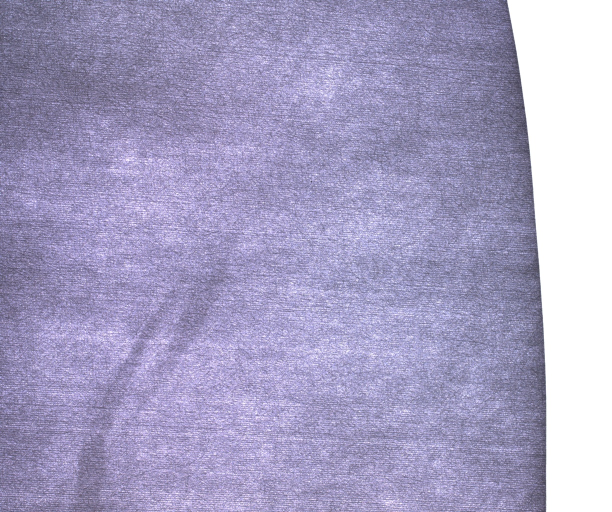
#> input picture defect_image/shadow/shadow10.jpg, 1224 x 1024 px (shown at 1/2 size); its folder holds only this picture in this run
$ python test.py
#> lines starting #> are read from the running program, lines starting #| are printed output that depends on the picture
import cv2
import numpy as np
import os
def empty(a):
    pass

def stackImages(scale,imgArray):
    rows = len(imgArray)
    cols = len(imgArray[0])
    # & 输出一个 rows * cols 的矩阵（imgArray）
    #print(rows,cols)
    # & 判断imgArray[0] 是不是一个list
    rowsAvailable = isinstance(imgArray[0], list)
    # & imgArray[][] 是什么意思呢？
    # & imgArray[0][0]就是指[0,0]的那个图片（我们把图片集分为二维矩阵，第一行、第一列的那个就是第一个图片）
    # & 而shape[1]就是width，shape[0]是height，shape[2]是channel
    width = imgArray[0][0].shape[1]
    height = imgArray[0][0].shape[0]

    # & 例如，我们可以展示一下是什么含义
    #cv2.imshow("img", imgArray[0][1])

    if rowsAvailable:
        for x in range (0, rows):
            for y in range(0, cols):
                # & 判断图像与后面那个图像的形状是否一致，若一致则进行等比例放缩；否则，先resize为一致，后进行放缩
                if imgArray[x][y].shape[:2] == imgArray[0][0].shape [:2]:
                    imgArray[x][y] = cv2.resize(imgArray[x][y], (0, 0), None, scale, scale)
                else:
                    imgArray[x][y] = cv2.resize(imgArray[x][y], (imgArray[0][0].shape[1], imgArray[0][0].shape[0]), None, scale, scale)
                # & 如果是灰度图，则变成RGB图像（为了弄成一样的图像）
                if len(imgArray[x][y].shape) == 2: imgArray[x][y]= cv2.cvtColor( imgArray[x][y], cv2.COLOR_GRAY2BGR)
        # & 设置零矩阵
        imageBlank = np.zeros((height, width, 3), np.uint8)
        hor = [imageBlank]*rows
        hor_con = [imageBlank]*rows
        for x in range(0, rows):
            hor[x] = np.hstack(imgArray[x])
        ver = np.vstack(hor)
    # & 如果不是一组照片，则仅仅进行放缩 or 灰度转化为RGB
    else:
        for x in range(0, rows):
            if imgArray[x].shape[:2] == imgArray[0].shape[:2]:
                imgArray[x] = cv2.resize(imgArray[x], (0, 0), None, scale, scale)
            else:
                imgArray[x] = cv2.resize(imgArray[x], (imgArray[0].shape[1], imgArray[0].shape[0]), None,scale, scale)
            if len(imgArray[x].shape) == 2: imgArray[x] = cv2.cvtColor(imgArray[x], cv2.COLOR_GRAY2BGR)
        hor= np.hstack(imgArray)
        ver = hor
    return ver

path = "./defect_image/shadow/"
# [9 lines of commented-out code are left out]


for root, dirs, files in os.walk(path):
    for file in files:
        oldFile = path + file
        img = cv2.imread(oldFile)
#> img is the input picture: shape (1024, 1224, 3); mean B, G, R 195.8, 160.6, 166.4
        # img = cv2.imread(path)
        imgHSV = cv2.cvtColor(img,cv2.COLOR_BGR2HSV)
#> imgHSV: shape (1024, 1224, 3); mean H, S, V 109.6, 48.5, 195.8
        # 鼠标点击响应事件
        #鼠标点选hsv图像，保存相应位置hsv参数，根据hsv参数提取颜色检测油污的同时，保证shadow不被检测出
        def getposHsv(event, x, y, flags, param):
            if event == cv2.EVENT_LBUTTONDOWN:
                print("HSV is", imgHSV[y, x])
                filename = 'dataoilyhsv.txt'
                with open(filename, 'a') as file_object:
                    file_object.write(str(imgHSV[y,x])+"\n")

        while(True):
            imgstack=stackImages(0.4,[[img,imgHSV]])
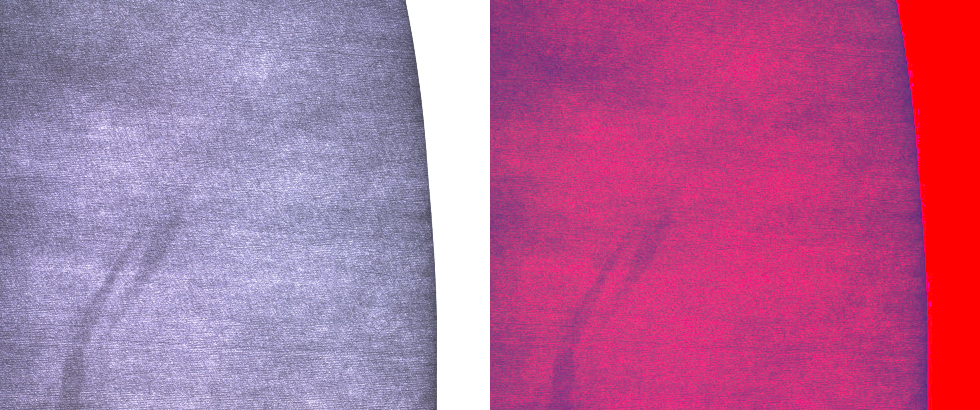
#> imgstack: shape (410, 980, 3); mean B, G, R 152.7, 104.5, 181
            cv2.imshow("imageHSV",imgstack)
            cv2.setMouseCallback("imageHSV", getposHsv)
            if cv2.waitKey(1) & 0xFF == 27:  # ESC退出
#> (key Esc is pressed here)
                break

        # [19 lines of commented-out code are left out]

$ run again, on defect_image/shadow/shadow15.jpg
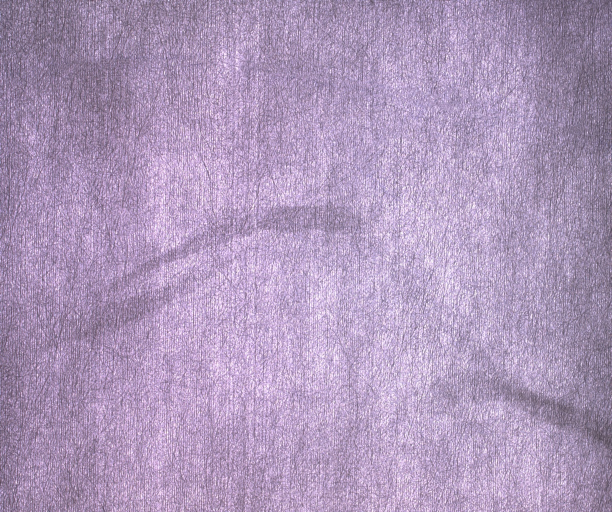
#> input picture defect_image/shadow/shadow15.jpg, 1224 x 1024 px (shown at 1/2 size)
#> img is the input picture: shape (1024, 1224, 3); mean B, G, R 187.1, 152.3, 173.9
#> imgHSV: shape (1024, 1224, 3); mean H, S, V 138.8, 48.3, 187.1
#> `imgstack=stackImages(0.4,[[img,imgHSV]])`:
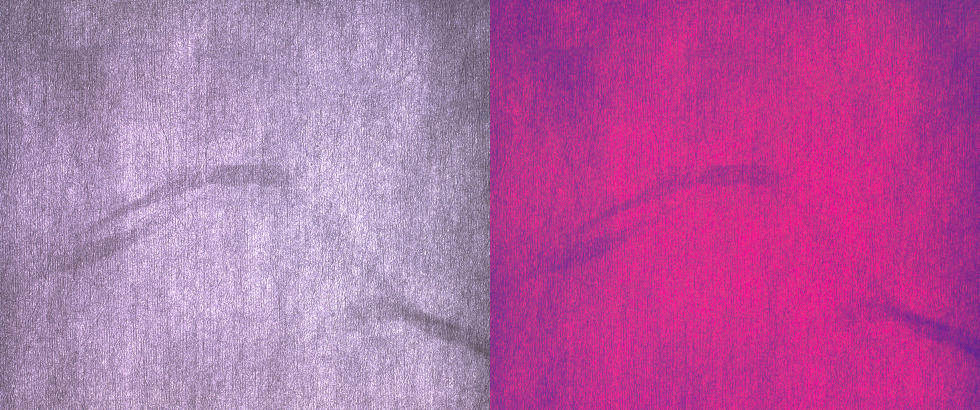
#> imgstack: shape (410, 980, 3); mean B, G, R 162.8, 100.2, 180.4

$ run again, on defect_image/shadow/shadow31.jpg
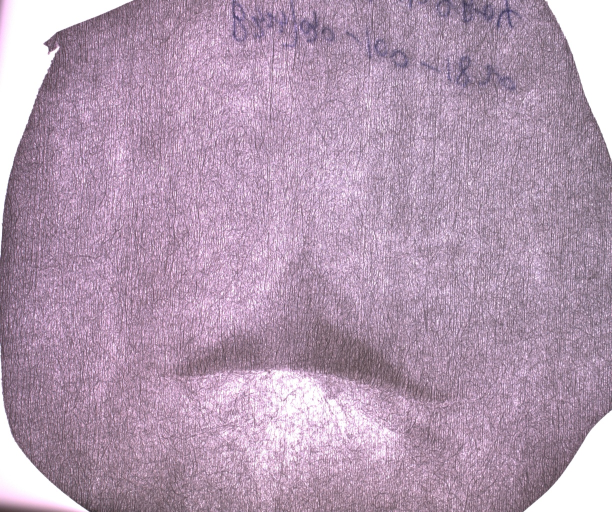
#> input picture defect_image/shadow/shadow31.jpg, 1224 x 1024 px (shown at 1/2 size)
#> img is the input picture: shape (1024, 1224, 3); mean B, G, R 176.5, 153.2, 178.9
#> imgHSV: shape (1024, 1224, 3); mean H, S, V 144, 39.5, 179.6
#> `imgstack=stackImages(0.4,[[img,imgHSV]])`:
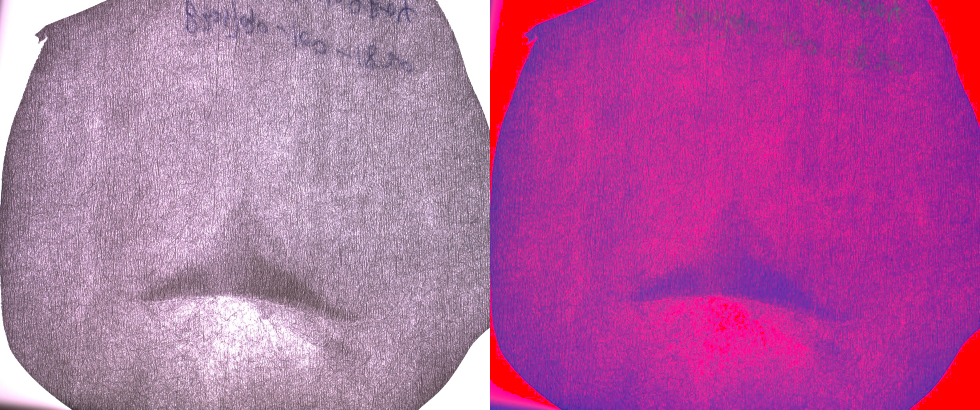
#> imgstack: shape (410, 980, 3); mean B, G, R 160.2, 96.3, 179.2

$ run again, on defect_image/shadow/shadow39.jpg
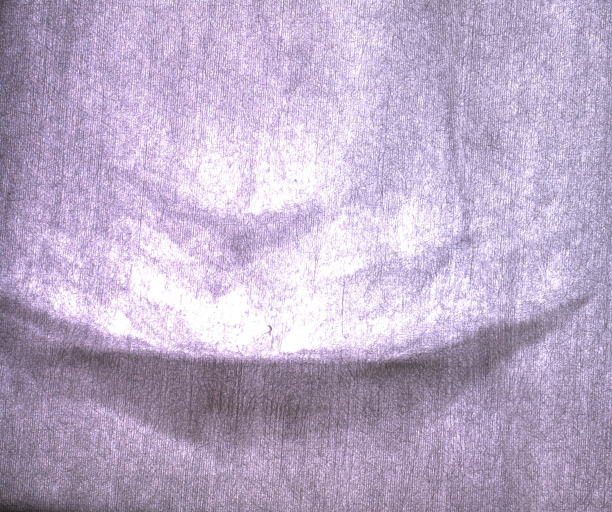
#> input picture defect_image/shadow/shadow39.jpg, 1224 x 1024 px (shown at 1/2 size)
#> img is the input picture: shape (1024, 1224, 3); mean B, G, R 200, 171.5, 187.4
#> imgHSV: shape (1024, 1224, 3); mean H, S, V 136.2, 37.9, 200.1
#> `imgstack=stackImages(0.4,[[img,imgHSV]])`:
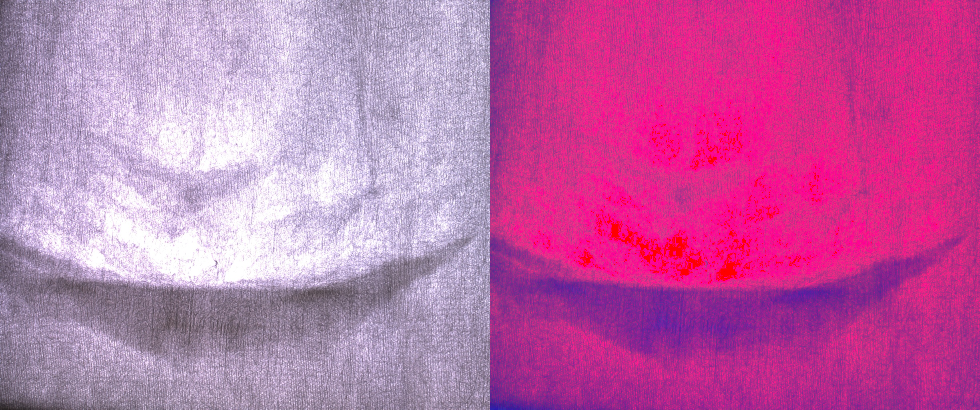
#> imgstack: shape (410, 980, 3); mean B, G, R 168, 104.6, 193.6

$ run again, on defect_image/shadow/shadow11.jpg
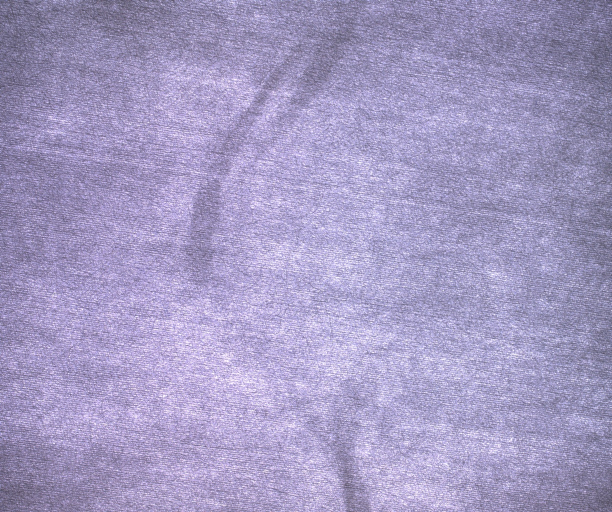
#> input picture defect_image/shadow/shadow11.jpg, 1224 x 1024 px (shown at 1/2 size)
#> img is the input picture: shape (1024, 1224, 3); mean B, G, R 195.3, 154.4, 163.5
#> imgHSV: shape (1024, 1224, 3); mean H, S, V 126.7, 54.3, 195.3
#> `imgstack=stackImages(0.4,[[img,imgHSV]])`:
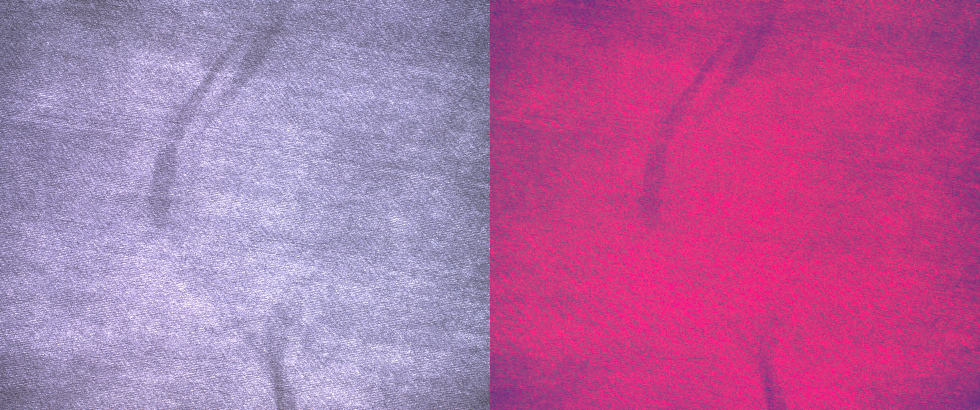
#> imgstack: shape (410, 980, 3); mean B, G, R 160.9, 104.2, 179.3
